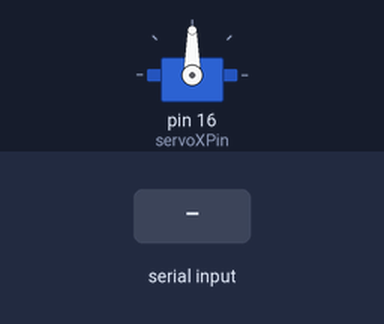
This sketch was run on a simulated Arduino Uno, built with avr-gcc and run on an emulated ATmega328P. Shown: servo. The inputs (shaded band) are chosen by the test bench.

Above: at 1.2 s.
1.3 s: "90,45\n" received over Serial
Timing chart, 0 to 4.3 s (numbered marks = the images above; inputs shaded):
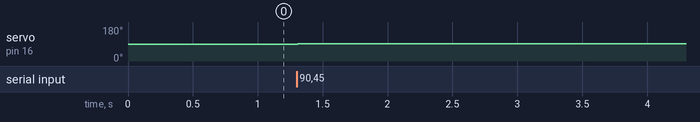

The sketch:

torre_1.3.ino
```cpp
#include <Servo.h>

Servo servoX;          // Instancia del servo para el eje X
int servoXPin = 16;     // Pin al que está conectado el servo para el eje X

const int umbral = 36; // Umbral para el movimiento del servo
const int sumadorMAX = 10; // delay maximo de tiempo de reaccion para los map
const int sumadorMIN = 1; // delay maximo de tiempo de reaccion para los map

int sumador= 1;

int posServoX = 90;

void setup() {
  Serial.begin(9600);
  servoX.attach(servoXPin);
  servoX.write(90);
}

void loop() {
  if (Serial.available() > 0) {
    String data = Serial.readStringUntil('\n');
    int commaIndex = data.indexOf(',');

    if (commaIndex != -1) {
      String valX = data.substring(0, commaIndex);
      String valY = data.substring(commaIndex + 1);

      int posX = valX.toInt();
      int posY = valY.toInt();

      if (posX < -umbral) {//trabaja la izquierda de 0 a 90 grados
      sumador = map(posX,-320, -umbral, sumadorMAX, sumadorMIN);//a partir de que tan lejos este sera la cantidad de grados que gira a ese punto
      posServoX = posServoX - sumador;

      if(posServoX<=0){//si el objeto sale del rango el dispositvo solo lo dejara ir ya que no puede seguir infinitamente.
        posServoX=0;
        }

      servoX.write(posServoX);

      }
      else if (posX > umbral) {//trabaja la derecha de 90 a 180 grados
      sumador = map(posX, umbral, 320, sumadorMIN, sumadorMAX); //a partir de que tan lejos este sera la cantidad de grados que gira a ese punto
      posServoX = posServoX + sumador;

      if (posServoX >= 180) {
          posServoX = 180; // Ajustar el límite superior
        }

      servoX.write(posServoX);
      }
      else {
      //servoX.write(90); // Mantener el servo X en la posición central (90 grados)
      }

    }
  }
}
```

Measured:
- after the input at 1.3 s, servo on pin 16 (servoXPin): 90° → 92° at once
